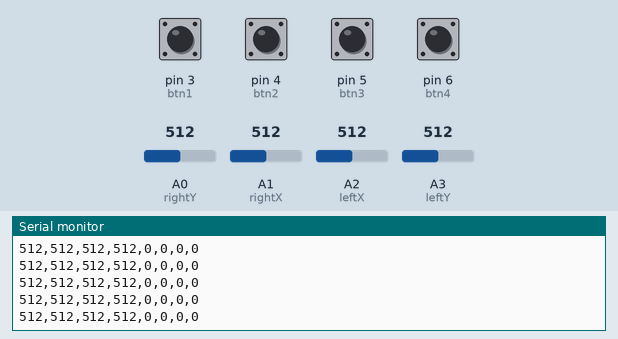
Bench run of a sketch on a simulated Arduino Uno, built with avr-gcc and run on an emulated ATmega328P. On the bench: the last lines printed to the serial monitor. The test bench sets the inputs (shaded band); at power-on: pin 3 (btn1), pin 4 (btn2), pin 5 (btn3), pin 6 (btn4) HIGH, A1 (rightX) = 512, A0 (rightY) = 512, A2 (leftX) = 512, A3 (leftY) = 512.

Above: at 1.2 s.
1.3 s: A1 (rightX) set to 30
At 1.9 s:
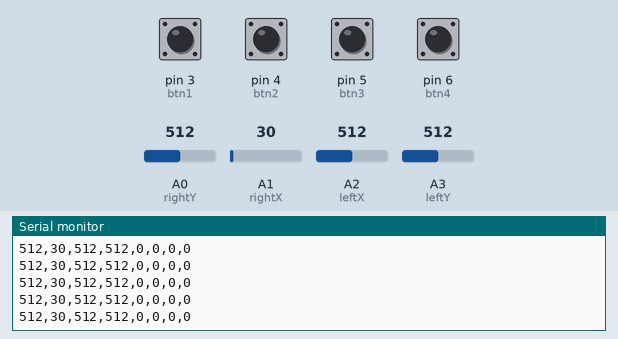
4.3 s: A0 (rightY) set to 30
At 5.2 s:
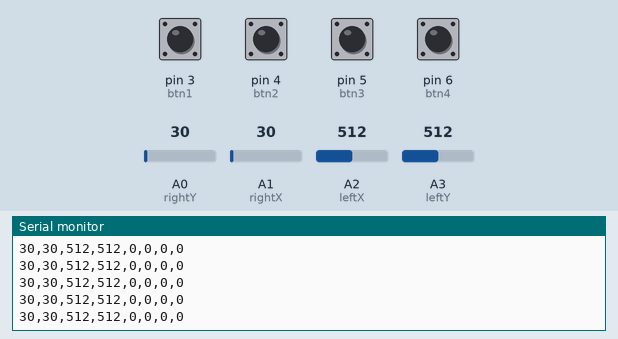
7.3 s: A2 (leftX) set to 30
At 8.3 s:
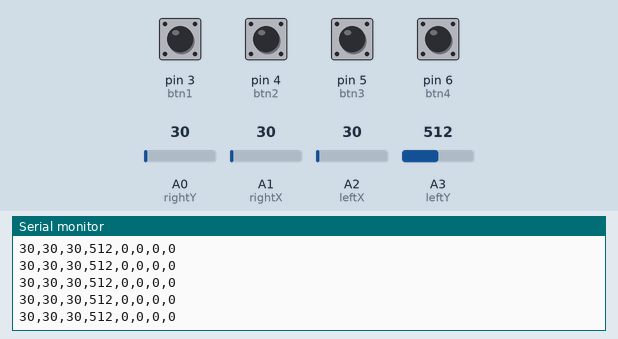
10.3 s: pin 3 (btn1) pulled LOW for 1 s
At 10.8 s:
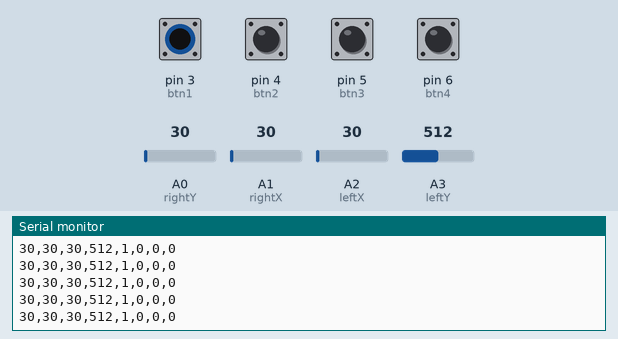
14.3 s: A0 (rightY) set to 306
At 15.0 s:
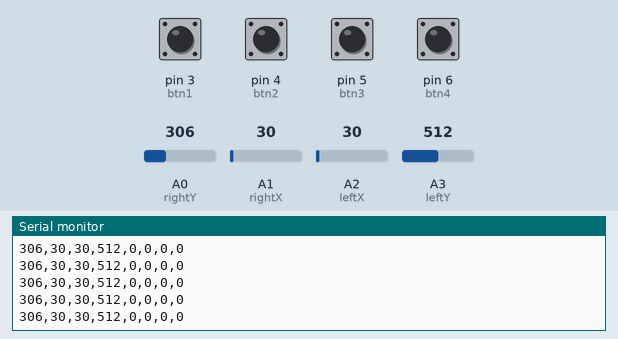
Timing chart, 0 to 16.0 s (numbered marks = the images above; inputs shaded):
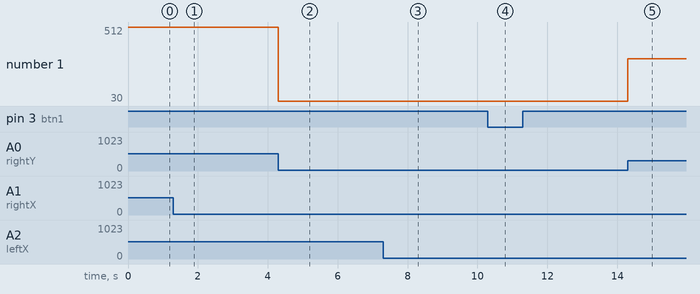

The sketch:

sketch_apr8a.ino
```cpp
// Dual Joystick + 4 Button Controller
// Right joystick = Left / Right
// Left joystick = Forward / Backward
// Buttons = D3, D4, D5, D6

int rightX = A1;
int rightY = A0;

int leftX = A2;
int leftY = A3;

int btn1 = 3;
int btn2 = 4;
int btn3 = 5;
int btn4 = 6;

void setup()
{
  Serial.begin(115200);

  pinMode(btn1, INPUT_PULLUP);
  pinMode(btn2, INPUT_PULLUP);
  pinMode(btn3, INPUT_PULLUP);
  pinMode(btn4, INPUT_PULLUP);
}

void loop()
{
  int a0 = analogRead(rightY);
  int a1 = analogRead(rightX);

  int a2 = analogRead(leftX);
  int a3 = analogRead(leftY);

  int b1 = 0;
  int b2 = 0;
  int b3 = 0;
  int b4 = 0;

  if (digitalRead(btn1) == LOW) b1 = 1;
  if (digitalRead(btn2) == LOW) b2 = 1;
  if (digitalRead(btn3) == LOW) b3 = 1;
  if (digitalRead(btn4) == LOW) b4 = 1;

  Serial.print(a0);
  Serial.print(",");

  Serial.print(a1);
  Serial.print(",");

  Serial.print(a2);
  Serial.print(",");

  Serial.print(a3);
  Serial.print(",");

  Serial.print(b1);
  Serial.print(",");

  Serial.print(b2);
  Serial.print(",");

  Serial.print(b3);
  Serial.print(",");

  Serial.println(b4);

  delay(5);
}
```

Measured:
- after the input at 1.3 s, the serial monitor: prints a new line at once (image 1)
- after the input at 4.3 s, the serial monitor: prints a new line at once (image 2)
- after the input at 7.3 s, the serial monitor: prints a new line at once (image 3)
- after the input at 10.3 s, the serial monitor: prints a new line at once (image 4)
- after the input at 14.3 s, the serial monitor: prints a new line at once (image 5)
- plotted number 1: 30 → 306 after the input at 14.3 s
